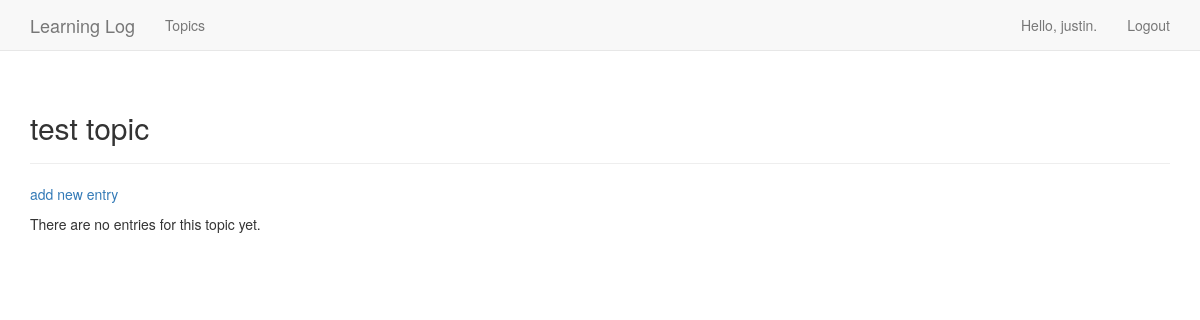
Before: /topics/5/ (signed in) with the older database file.
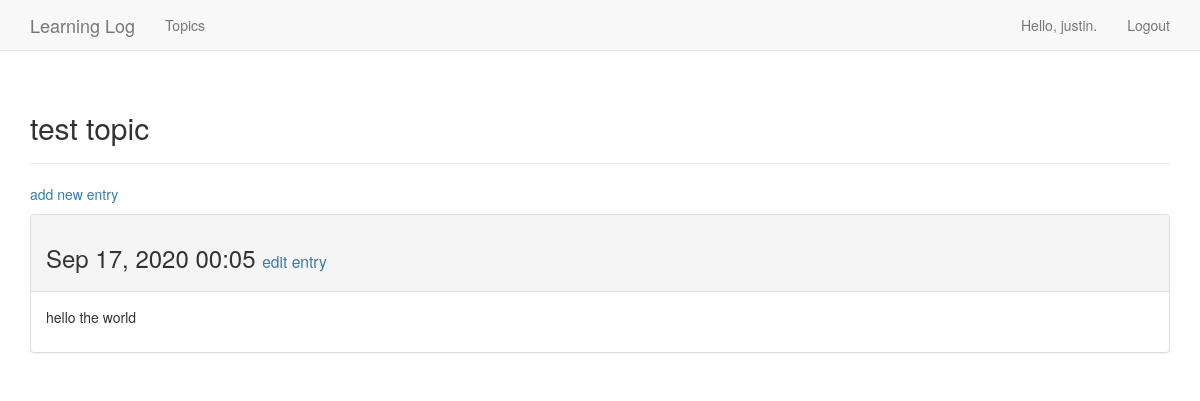
After: the same page with the newer database file.
### learning_logs/models.py (models this page shows, shortened)
class Entry(models.Model):
    topic = models.ForeignKey(Topic,on_delete=models.CASCADE)
    text = models.TextField()
    date_added = models.DateTimeField(auto_now=True)
    class Meta:
        verbose_name_plural = 'entries'
    """显示前 50 条"""

### learning_logs/views.py (the view)
# urls.py: path('topics/<int:topic_id>/',views.topic,name="topic"),
@login_required
def topic(request,topic_id):
    topic = Topic.objects.get(id=topic_id)
    if topic.owner != request.user:
        raise Http404
    entries = topic.entry_set.order_by('-date_added')
    context = {'topic':topic,'entries':entries}
    return render(request,'learning_logs/topic.html',context)

### learning_logs/models.py (called while the page is built)
    def __str__(self):
        return self.text

### learning_logs/templates/learning_logs/topic.html
{% extends 'learning_logs/base.html' %}
{% block header %}
    <h2>{{ topic }}</h2>
{% endblock header %}
{% block content %}
    <p><a href="{% url 'learning_logs:new_entry' topic.id %}">add new entry</a></p>
    {% for entry in entries %}
        <div class="panel panel-default">
        <div class="panel-heading">
            <h3>
            {{ entry.date_added|date:'M d, Y H:i' }}
            <small>
                <a href="{% url 'learning_logs:edit_entry' entry.id %}"> edit entry</a>
            </small>
            </h3>
        </div>
        <div class="panel-body">{{ entry.text|linebreaks }}</div>
        </div>
        {% empty %} There are no entries for this topic yet.
    {% endfor %}
{% endblock content %}

Changed rows visible on the page:
added Entry: date_added "Sep 17, 2020 00:05", text "hello the world"
Other visible differences:
text no longer shown: "There are no entries for this topic yet."
